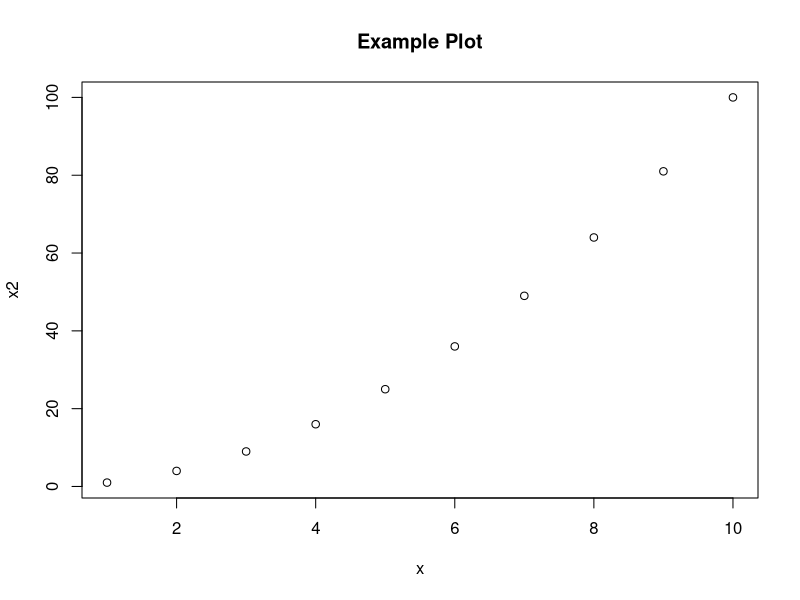

The R script that drew this image:
## ---- chunk 1
knitr::opts_chunk$set(echo = TRUE, error = TRUE)
#knitr::opts_chunk$set(results = "hold")
## ---- chunk 2
p <- 1:10 
## ---- chunk 3
prev <- rev(p)
## ---- chunk 4
# Problem E.3: Make Vectors.
x <- 1:10; x2 <- x ^ 2 

# Problem E.4: Create scatter plot of x against x2
plot(x, x2)

# Problem E.5. Add title to scatter plot
title(main="Example Plot") # axis labels left as default
## ---- chunk 5
# sets up nice plotting space for visualization 
par(mfrow=c(3,3), ann=FALSE, mar=c(2, 2, 1, 1)) 

# Your code here

## ---- chunk 6
# sets up nice plotting space for visualization 
par(mfrow=c(3,3), ann=FALSE, mar=c(2, 2, 1, 1)) 

# Your code goes here
